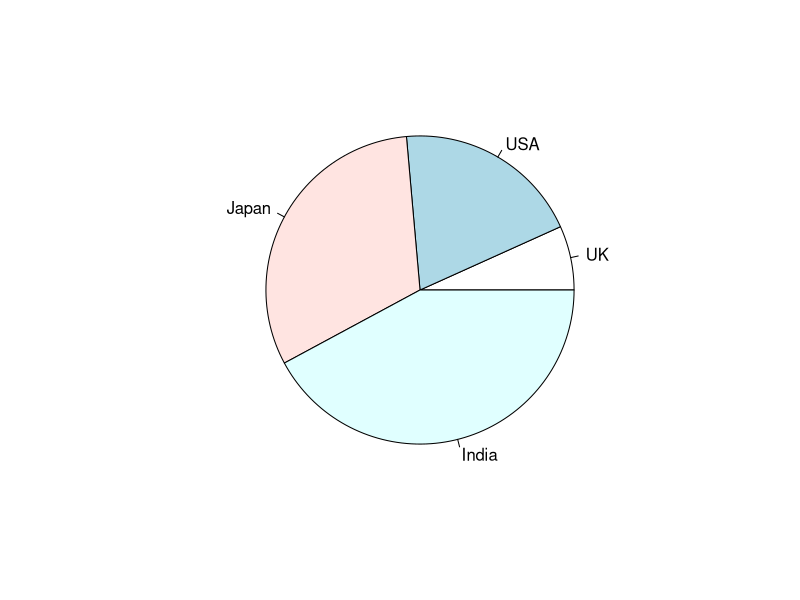
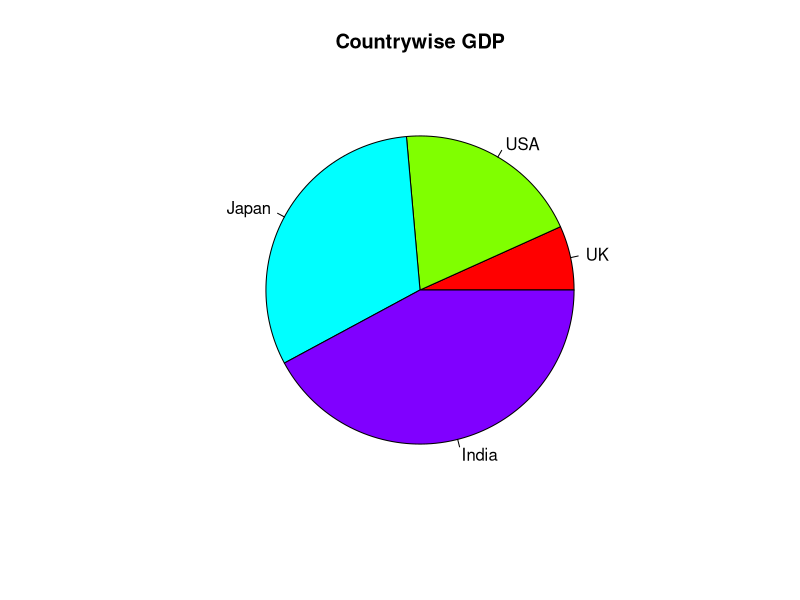
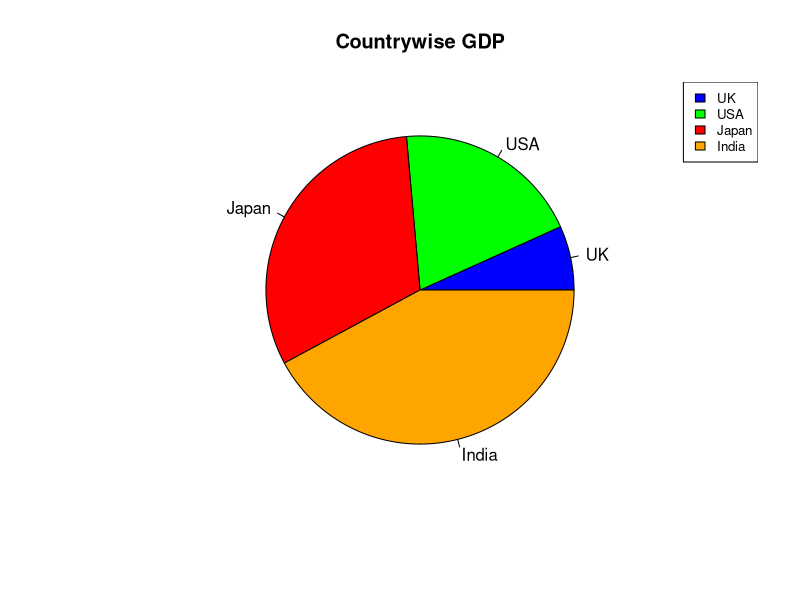

The R source for these figures, in order: (Note: this script raises an error after producing the figures.)
#Pie Charts -

#pie() function is used

#X = c(Numerical Values), Labels: c(Desc for Slices in the Chart), Radius, Main: Title, Col: Color, Clockwise: Direction

x <- c(12, 35, 56, 75)
labels <- c("UK", "USA", "Japan", "India")
pie(x, labels)
pie(x, labels, main = "Countrywise GDP", col = rainbow(length(x)))
colors <- c("blue", "green", "red", "orange")
pie(x, labels, main = "Countrywise GDP", col = colors)

#Slice %% and Chart Legend -

#legend(x, y = NULL, legend, fill, col, bg) #x and y are positions of legend according to coorindinate geometry, fill is the color boxes, col is the color of lines of legend, bg is background color for the legend box

legend("topright", c("UK", "USA", "Japan", "India"), cex = 0.8, fill = colors)

#3-D Pie Chart -

#install.packages("plotrix")


#library(plotrix)

x2 <- c(20, 65, 15, 50, 45)
labels2 <- c("Srilanka", "India", "USA", "UK", "Bhutan")
pie3D(x2, labels = labels2, explode = 0.2, main = "Countrywise GDP")
legend("topright", c("Srilanka", "India", "USA", "UK", "Bhutan"), cex = 0.8, fill = c("red", "yellow", "green", "blue", "violet"))

